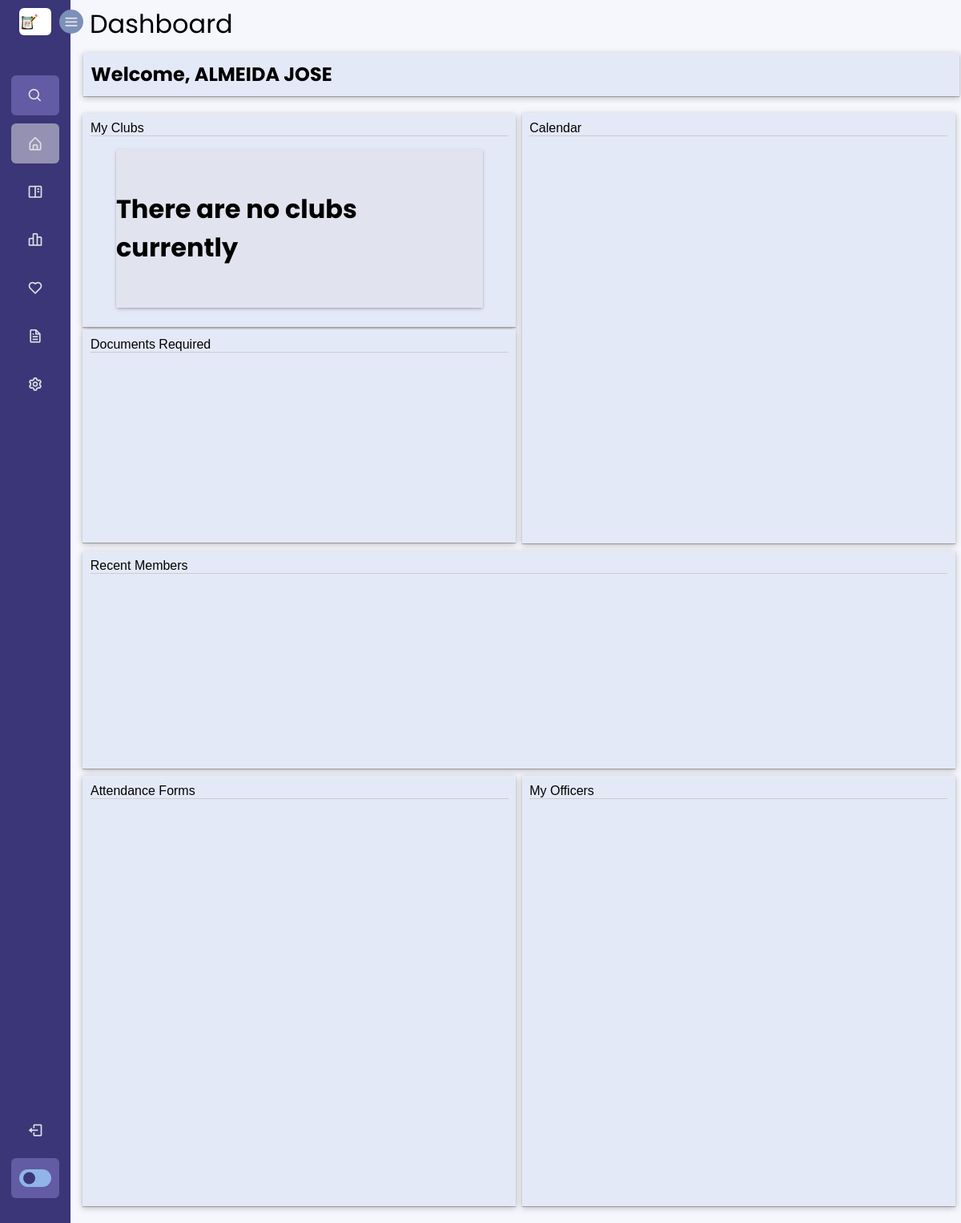
/management/ (signed in), run on an earlier commit of the app's database.
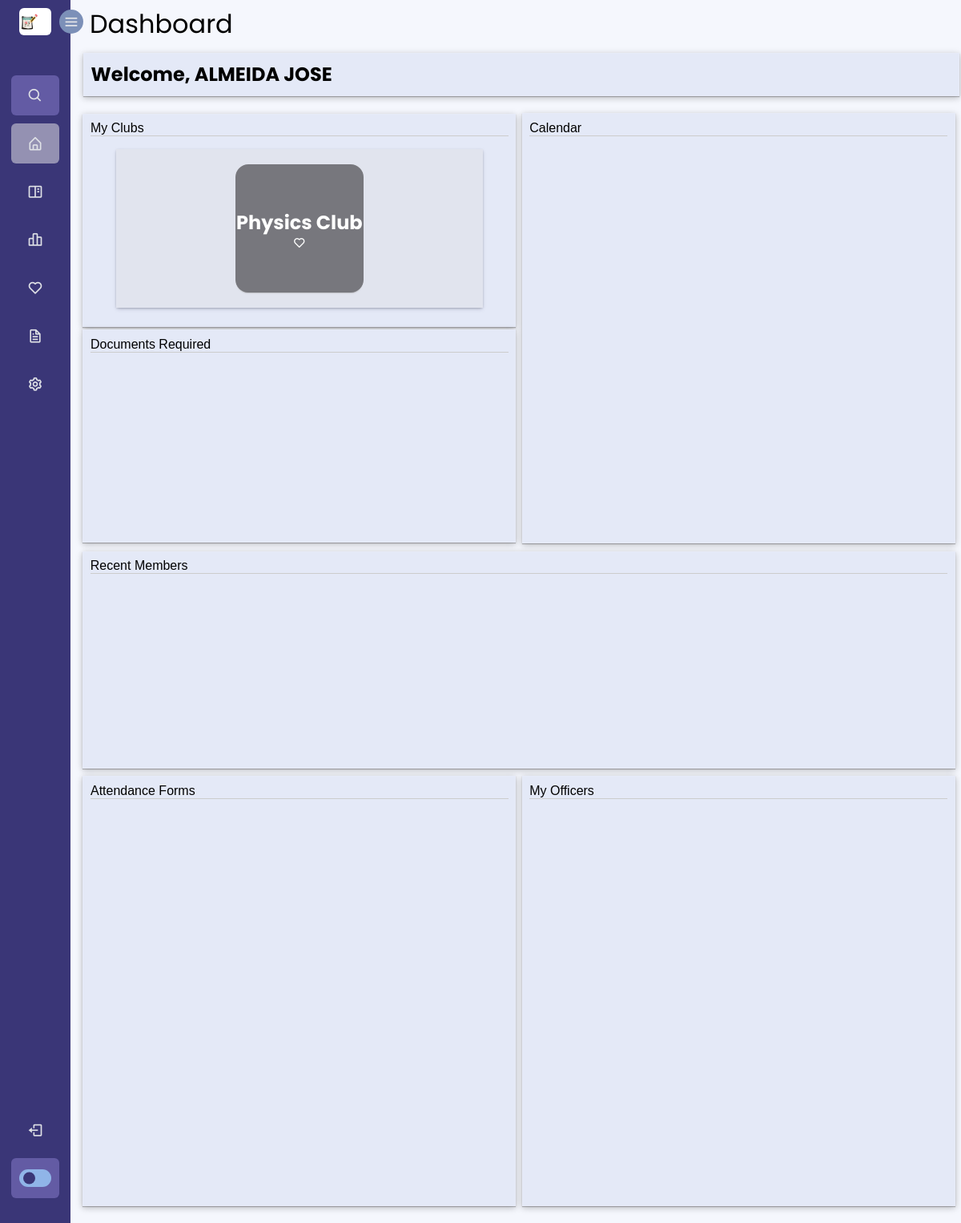
And on a later commit of the database.
### authentication/models.py (models this page shows, shortened)
class User(AbstractUser):
    username = None
    first_name = None
    last_name = None
    school_id = models.CharField(max_length=7, unique=True)
    name = models.CharField(max_length=100)
    password = models.CharField(null=True, blank=True, max_length=128)
    email = models.EmailField(unique=True, max_length=255)
    USERNAME_FIELD = 'email'
    REQUIRED_FIELDS = []
    objects = UserManager()

### management/models.py (models this page shows, shortened)
class Club(models.Model):
    name = models.CharField(max_length=80)
    description = models.TextField()
    participants = models.ManyToManyField(User, related_name="participants")
    members = models.ManyToManyField(User,  related_name="members")
    sponsors = models.ManyToManyField(User,  related_name="sponsors")
    officers = models.ManyToManyField(User,  related_name="officers")
    document_descriptions = models.ForeignKey(Document, blank=True, null=True, default=None,
                                              on_delete=models.SET_DEFAULT,
                                              related_name="document_descriptions")
    document_forms = models.ForeignKey(Document, blank=True, null=True, default=None, on_delete=models.SET_DEFAULT,
                                       related_name="document_forms")
    document_files = models.ForeignKey(Document, blank=True, null=True, default=None, on_delete=models.SET_DEFAULT,
                                       related_name="document_files")
    club_primary_image = models.ImageField(upload_to='images/', null=True, blank=True,
                                           verbose_name='club_primary_image')
    club_secondary_image = models.ImageField(upload_to='images/', null=True, blank=True,
                                             verbose_name='club_secondary_image')

### management/views.py (the view)
# urls.py: path('', views.dashboard, name='dashboard'),
def dashboard(request):
    clubs = Club.objects.filter(name=is_club_sponsor(request.user))
    return render(request, 'management/dashboard.html', {
        "is_club_sponsor": is_club_sponsor(request.user),
        "clubs": clubs,
        "navbar": "dashboard",
    })

### authentication/user_utility.py (called while the page is built)
def is_club_sponsor(user):
    clubs = Club.objects.all()
    for club in clubs:
        if user in club.sponsors.all():
            return club.name
    return "None"

### management/templates/management/dashboard.html (shortened to what this page needs)
{% extends 'management/user_account_layout.html' %}
{% load static %}
    {% block css %}
        <link rel="stylesheet"  href="{% static 'management/styles/dashboard.css' %}">
    {% endblock %}
    {% block body_in %}
        <div class="title">
            <h1>Dashboard</h1>
        </div>
        <div class="all-dashboard-content">
            <div class="tab-inner-container welcome-container">
                <h2>Welcome, {{ request.user.name }}</h2>
            </div>
            <div class="dashboard-tab-container">
                <div class="top-dashboard-container">
                    <div class="left-top-dashboard-container">
                        <div class="tab-inner-container my-clubs-dashboard-container">
                            <h3 class="tab-inner-container-title">My Clubs</h3>
                            <div class="my-clubs-dashboard">
                                   {% if clubs.count != 0 %}
                                     {% for club in clubs %}
                                         <a href="#" class="clickable-club-item">
                                             <div class="club-item" style="background-image: url(
                                                     {% if club.club_primary_image %}
                                                        {{ club.club_primary_image.url }}
                                                     {% else %}
                                                       /media/images/microsoft-365-hC_796Wu-VY-unsplash.jpg
                                                     {% endif %})">
                                                 <div class="club-item-dimmed-layer">
                                                     <div>
                                                         <h2 class="club-item-name">{{ club.name }}</h2>
                                                     </div>
                                                    <div>
                                                        <i class='bx bx-heart club-item-favorite-icon'></i>
                                                    </div>
                                                 </div>
                                            </div>
                                        </a>
                                    {% endfor %}
                                {% else %}
                                    <h1>There are no clubs currently</h1>
                                {% endif %}
                            </div>
                        </div>
                        <div class="tab-inner-container documents-required-dashboard-container">
                            <h3 class="tab-inner-container-title">Documents Required</h3>
                        </div>
                    </div>
                    <div class="tab-inner-container right-top-dashboard-container">
                        <div class="calendar-dashboard-container">
                            <h3 class="tab-inner-container-title">Calendar</h3>
                        </div>
                    </div>
                </div>
                <div class="tab-inner-container middle-dashboard-container">
                    <div class="recent-members-container">
                        <h3 class="tab-inner-container-title">Recent Members</h3>
                    </div>
                </div>
                <div class="bottom-dashboard-container">
                    <div class="tab-inner-container left-bottom-dashboard-container">
                        <div class="customize-attendance-forms-dashboard-container">
                            <h3 class="tab-inner-container-title">Attendance Forms</h3>
                        </div>
                    </div>
                    <div class="tab-inner-container right-bottom-dashboard-container">
                        <div class="my-officers-dashboard-container">
                            <h3 class="tab-inner-container-title">My Officers</h3>
                        </div>
                    </div>
                </div>
            </div>
        </div>
    {% endblock %}

### management/templates/management/user_account_layout.html (shortened to what this page needs)
{% load static %}
    <head>
        <link href='https://unpkg.com/boxicons@2.1.1/css/boxicons.min.css' rel='stylesheet'>
        <link rel="stylesheet"  href="{% static 'management/styles/user_account_nav.css' %}">
        <link rel="stylesheet"  href="{% static 'management/styles/base.css' %}">
        {% block css %}
        {% endblock %}
    </head>
    <body>
     {% block body %}
        <div class="all-content-container">
               <div class="sidebar close">
                <header>
                    <div class="image-text">
                        <span class="image">
                            <img src="{% static 'management/images/logo.png' %}" alt="">
                        </span>
                    </div>
                    <i class='bx bx-menu toggle'></i>
                </header>
                <div class="menu-bar">
                    <div class="menu">
                        <li class="search-box">
                            <i class='bx bx-search icon'></i>
                        </li>
                        <ul class="menu-links">
                            <li class="nav-link {% if navbar == "dashboard" %}nav-item-active{% endif %}">
                                <a class="nav-link-a" href= {% url 'dashboard' %}>
                                    <i class='bx bx-home-alt icon' ></i>
                            </li>
                            {% if is_club_sponsor %}
                                  <li class="nav-link {% if navbar == "my_clubs" %}nav-item-active{% endif %}">
                                    <a class="nav-link-a" href={% url 'my_clubs' %}>
                                        <i class='bx bx-book-content icon' ></i>
                                    </a>
                                </li>
                            {% endif %}
                            <li class="nav-link {% if navbar == "analytics" %}nav-item-active{% endif %}">
                                <a class="nav-link-a" href= {% url 'analytics' %}>
                                    <i class='bx bx-bar-chart-alt-2 icon' ></i>
                                </a>
                            </li>
                            <li class="nav-link {% if navbar == "favorites" %}nav-item-active{% endif %}">
                                <a class="nav-link-a" href= {% url 'favorites' %}>
                                    <i class='bx bx-heart icon' ></i>
                                </a>
                            </li>
                            <li class="nav-link {% if navbar == "documents" %}nav-item-active{% endif %}">
                                <a class="nav-link-a" href= {% url 'documents' %}>
                                    <i class='bx bx-file icon' ></i>
                                </a>
                            </li>
                             <li class="nav-link {% if navbar == "settings" %}nav-item-active{% endif %}">
                                <a class="nav-link-a" href= {% url 'settings' %}>
                                    <i class='bx bx-cog icon' ></i>
                                </a>
                            </li>
                        </ul>
                    </div>
                    <div class="bottom-content">
                        <li class="">
                            <a class='logout-li' href={% url 'logout' %}>
                                <i class='bx bx-log-out icon' ></i>
                        </li>
                        <li class="mode">
                            <div class="toggle-switch">
                                <span class="switch"></span>
                            </div>
                        </li>
                    </div>
                </div>
            </div>
            <div class="user-content-container">
                {% block body_in %}
                {% endblock %}
            </div>
            </div>
    {% endblock %}
    </body>

### management/static/management/styles/user_account_nav.css (style rules this page uses)
* { margin: 0; padding: 0; box-sizing: border-box; font-family: 'Poppins', sans-serif; }
body { min-height: 100vh; background-color: var(--body-color); transition: var(--tran-05); }
.title { margin-left:2rem; }
.title>h1 { font-weight:normal; }
.all-content-container { height:100%; display: flex; margin-left:5rem; transition: var(--tran-05); }
.sidebar { position:fixed; top: 0; left: 0; height: 100%; width: 290px; padding: 10px 14px; background: var(--sidebar-color); transition: var(--tran-05); z-index: 100; }
.sidebar.close { width: 88px; }
.sidebar li { height: 50px; list-style: none; display: flex; align-items: center; margin-top: 10px; }
.sidebar header .image, .sidebar .icon { min-width: 60px; border-radius: 6px; }
.sidebar .icon { min-width: 60px; border-radius: 6px; height: 100%; display: flex; align-items: center; justify-content: center; font-size: 20px; }
.sidebar .text, .sidebar .icon { color: var(--text-color); transition: var(--tran-03); }
.sidebar header { position: relative; }
.sidebar header .image-text { display: flex; align-items: center; }
.sidebar header .image { display: flex; align-items: center; justify-content: center; }
.sidebar header .image img { width: 40px; border-radius: 6px; }
.sidebar header .toggle { position: absolute; top: 50%; right: -30px; transform: translateY(-50%) rotate(180deg); height: 30px; width: 30px; background-color: var(--primary-color); color: var(--text-color); border-radius: 50%; display: flex; align-items: center; justify-content: center; font-size: 22px; cursor: pointer; transition: var(--tran-05); }
.sidebar.close .toggle { transform: translateY(-50%) rotate(0deg); }
.sidebar .menu { margin-top: 40px; }
.sidebar li.search-box { border-radius: 6px; background-color: var(--primary-color-light); cursor: pointer; transition: var(--tran-05); }
.sidebar li a { list-style: none; height: 100%; background-color: transparent; display: flex; align-items: center; height: 100%; width: 100%; border-radius: 6px; text-decoration: none; transition: var(--tran-03); }
.sidebar .menu-bar { height: calc(100% - 55px); display: flex; flex-direction: column; justify-content: space-between; overflow-y: scroll; }
.sidebar .menu-bar .mode { border-radius: 6px; background-color: var(--primary-color-light); position: relative; transition: var(--tran-05); }
.menu-bar .bottom-content .toggle-switch { position: absolute; right: 0; height: 100%; min-width: 60px; display: flex; align-items: center; justify-content: center; border-radius: 6px; cursor: pointer; }
.toggle-switch .switch { position: relative; height: 22px; width: 40px; border-radius: 25px; background-color: var(--toggle-color); transition: var(--tran-05); }
.switch::before { content: ''; position: absolute; height: 15px; width: 15px; border-radius: 50%; top: 50%; left: 5px; transform: translateY(-50%); background-color: var(--sidebar-color); transition: var(--tran-04); }
.nav-item-active { background-color: #9491b2; border-radius: 6px; }
.user-content-container { width:100%; margin-top:0.4rem; display:flex; flex-direction:column; align-items:start; }

### management/static/management/styles/base.css (style rules this page uses)
a { text-decoration:none; color:#5b5793; }
.tab-inner-container { background-color:#e4e9f7; padding:0.6rem; border-style: solid ; border-width:0.18rem; border:none; box-shadow: rgba(0, 0, 0, 0.25) 0px 0.0625em 0.0625em, rgba(0, 0, 0, 0.25) 0px 0.125em 0.5em, rgba(255, 255, 255, 0.1) 0px 0px 0px 1px inset; }
.tab-inner-container-title { font-size:1rem; font-family: 'Sarala', sans-serif; color:#000000; font-weight: normal; border-bottom:1px solid #CCC; }
.clickable-club-item { text-decoration: none; color:black; }
.club-item { box-shadow: 0 2px 2px -2px #999; background-color: white; display: flex; justify-content: center; align-items: center; border-radius: 1rem; height: 10rem; width: 10rem; margin: 1rem; object-fit: contain; background-size: cover; background-repeat: no-repeat; max-width: 100%; animation: selectable-image-animation; transition-duration: 0.5s; }
.club-item-dimmed-layer { display: flex; flex-direction:column; justify-content: center; align-items: center; text-align:center; background-color: #1d1e27; opacity:0.6; color:white; height: 10rem; width: 15rem; border-radius: 1rem; box-shadow: 0 2px 2px -2px #999; }

What changed in the data, as far as the page shows it:
added Club: name "Physics Club"
Also different on the page:
text no longer shown: "There are no clubs currently"
